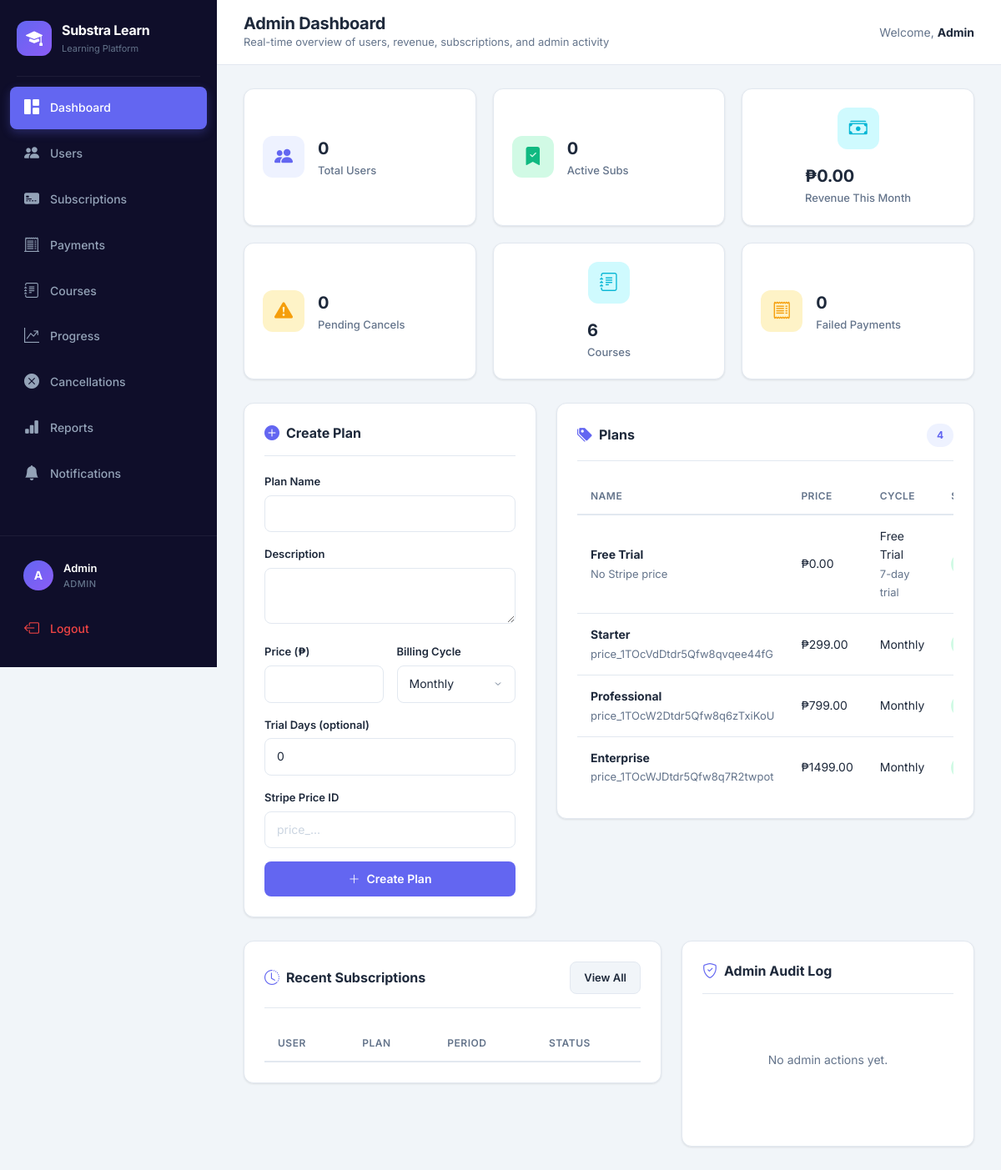
Page /admin (signed in) on the earlier database version.
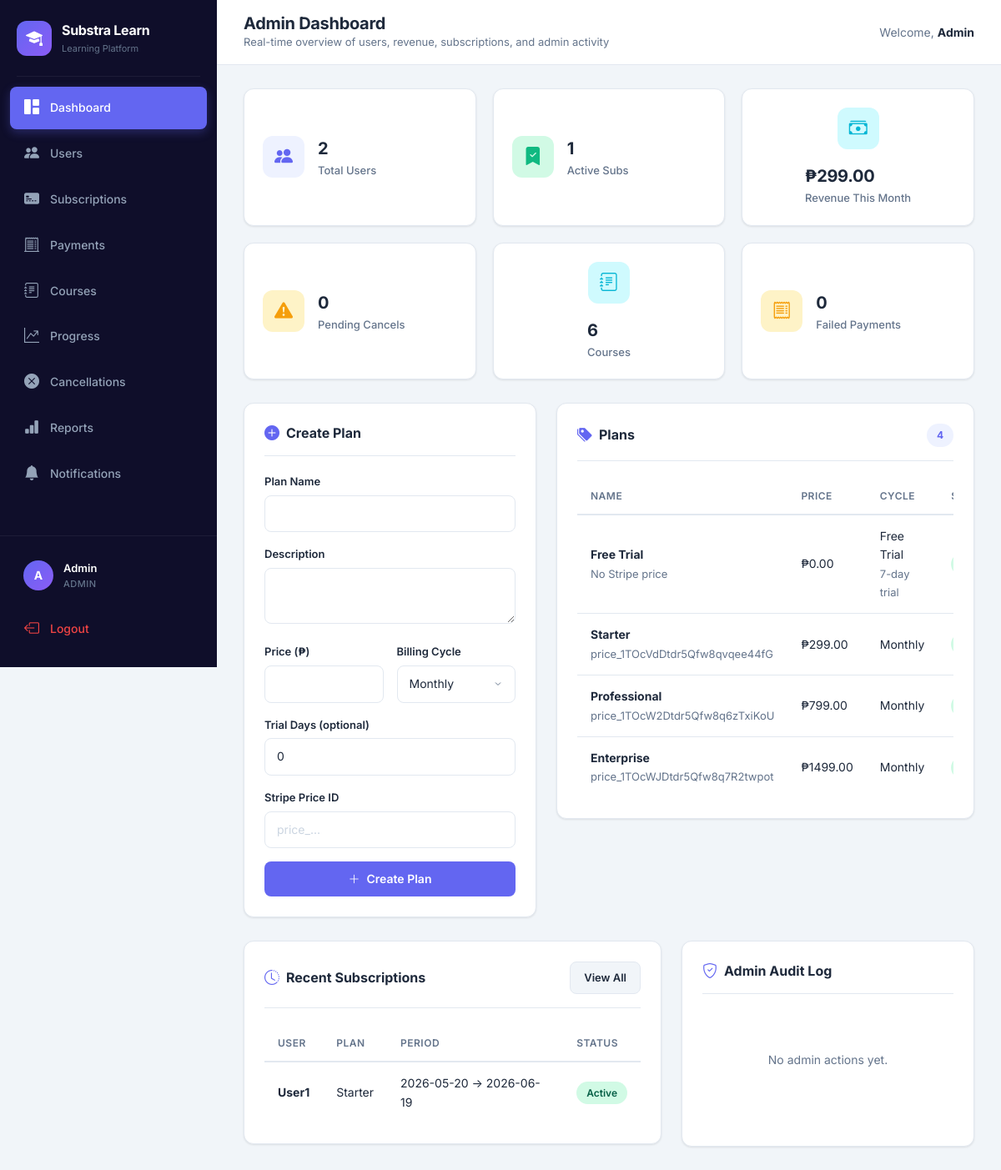
Same page on the later database version.
### tables this page shows
CREATE TABLE plans (
    id INTEGER PRIMARY KEY AUTOINCREMENT,
    name TEXT NOT NULL,
    description TEXT DEFAULT '',
    price REAL NOT NULL,
    billing_cycle TEXT NOT NULL,
    stripe_price_id TEXT DEFAULT '',
    status TEXT DEFAULT 'active',
    trial_days INTEGER DEFAULT 0,
    created_at TEXT DEFAULT (datetime('now'))
);

CREATE TABLE subscriptions (
    id INTEGER PRIMARY KEY AUTOINCREMENT,
    user_id INTEGER NOT NULL,
    plan_id INTEGER NOT NULL,
    start_date TEXT NOT NULL,
    end_date TEXT NOT NULL,
    status TEXT DEFAULT 'active',
    stripe_customer_id TEXT DEFAULT '',
    stripe_subscription_id TEXT DEFAULT '',
    checkout_session_id TEXT DEFAULT '',
    created_at TEXT DEFAULT (datetime('now')),
    FOREIGN KEY (user_id) REFERENCES users(id),
    FOREIGN KEY (plan_id) REFERENCES plans(id)
);

CREATE TABLE users (
    id INTEGER PRIMARY KEY AUTOINCREMENT,
    name TEXT NOT NULL,
    email TEXT UNIQUE NOT NULL,
    password TEXT NOT NULL,
    role TEXT DEFAULT 'user',
    status TEXT DEFAULT 'active',
    university TEXT DEFAULT '',
    email_verified INTEGER DEFAULT 1,
    created_at TEXT DEFAULT (datetime('now'))
);

### app.py (the view)
@app.route("/admin")
@admin_required
def admin():
    auto_expire(); conn = get_db()
    total_users = conn.execute("SELECT COUNT(*) FROM users WHERE role='user'").fetchone()[0]
    active_subs = conn.execute("SELECT COUNT(*) FROM subscriptions WHERE status IN ('active','canceling') AND end_date >= date('now')").fetchone()[0]
    pending_cancellations = conn.execute("SELECT COUNT(*) FROM cancellation_requests WHERE status='pending'").fetchone()[0]
    total_courses = conn.execute("SELECT COUNT(*) FROM courses").fetchone()[0]
    failed_payments = conn.execute("SELECT COUNT(*) FROM payments WHERE status='failed'").fetchone()[0]
    revenue = conn.execute("SELECT COALESCE(SUM(amount), 0) FROM payments WHERE status='paid' AND paid_at >= date('now', 'start of month')").fetchone()[0]
    recent_subs = conn.execute("""SELECT s.id, u.name as user_name, p.name as plan_name, s.status, s.start_date, s.end_date FROM subscriptions s JOIN users u ON s.user_id = u.id JOIN plans p ON s.plan_id = p.id ORDER BY s.id DESC LIMIT 10""").fetchall()
    plans = conn.execute("SELECT * FROM plans ORDER BY price, trial_days DESC").fetchall()
    recent_logs = conn.execute("""SELECT l.*, u.name as admin_name FROM admin_audit_logs l JOIN users u ON l.admin_id = u.id ORDER BY l.id DESC LIMIT 8""").fetchall()
    conn.close()
    return render_template("admin.html", total_users=total_users, active_subs=active_subs, pending_cancellations=pending_cancellations, total_courses=total_courses, failed_payments=failed_payments, revenue=revenue, recent_subs=recent_subs, plans=plans, recent_logs=recent_logs)

### app.py (called while the page is built)
def get_db():
    conn = sqlite3.connect(os.getenv("DATABASE_PATH", DB_PATH), timeout=10)
    conn.row_factory = sqlite3.Row
    conn.execute("PRAGMA journal_mode=WAL")
    conn.execute("PRAGMA busy_timeout=10000")
    conn.execute("PRAGMA foreign_keys=ON")
    return conn

def get_csrf_token():
    if "_csrf_token" not in session:
        session["_csrf_token"] = secrets.token_urlsafe(32)
    return session["_csrf_token"]

@app.context_processor
def inject_helpers():
    def csrf_field():
        return Markup(f'<input type="hidden" name="csrf_token" value="{escape(get_csrf_token())}">')
    return {"csrf_token": get_csrf_token, "csrf_field": csrf_field}

@app.before_request
def protect_posts():
    if request.method != "POST" or request.endpoint == "stripe_webhook":
        return
    sent = request.form.get("csrf_token", "")
    expected = session.get("_csrf_token", "")
    if not expected or not hmac.compare_digest(sent, expected):
        abort(400, "Invalid CSRF token")

### templates/admin.html (shortened to what the changed rows need)
{% extends "base.html" %}
{% block page_title %}Admin Dashboard{% endblock %}
{% block content %}
<div class="stats-grid">
  <div class="stat-card stat-primary"><div class="stat-icon"><i class="bi bi-people-fill"></i></div><div class="stat-info"><span class="stat-value">{{ total_users }}</span><span class="stat-label">Total Users</span></div></div>
  <div class="stat-card stat-success"><div class="stat-icon"><i class="bi bi-bookmark-check-fill"></i></div><div class="stat-info"><span class="stat-value">{{ active_subs }}</span><span class="stat-label">Active Subs</span></div></div>
  <div class="stat-card stat-info"><div class="stat-icon"><i class="bi bi-cash-stack"></i></div><div class="stat-info"><span class="stat-value">₱{{ "%.2f"|format(revenue) }}</span><span class="stat-label">Revenue This Month</span></div></div>
</div>
<div class="row g-4">
  <div class="col-lg-5"><div class="content-card"><div class="card-header-custom"><h2 class="card-title"><i class="bi bi-plus-circle-fill"></i> Create Plan</h2></div>
    </div></div>
  <div class="col-lg-7"><div class="content-card"><div class="card-header-custom"><h2 class="card-title"><i class="bi bi-tags-fill"></i> Plans</h2><span class="badge-count">{{ plans|length }}</span></div>
    <div class="table-wrapper"><table class="table-custom"><thead><tr><th>Name</th><th>Price</th><th>Cycle</th><th></th></tr></thead><tbody>{% for p in plans %}<tr><td><strong>{{ p['name'] }}</strong><br><span class="text-muted-custom">{{ p['stripe_price_id'] or 'No Stripe price' }}</span></td><td>₱{{ "%.2f"|format(p['price']) }}</td><td>{{ p['billing_cycle'] }}{% if p['trial_days'] %}<br><span class="text-muted-custom">{{ p['trial_days'] }}-day trial</span>{% endif %}</td><td><span class="badge-status {{ 'badge-active' if p['status']=='active' else 'badge-expired' }}"></span></td></tr>{% endfor %}</tbody></table></div>
  </div></div>
</div>
<div class="row g-4 mt-1">
  <div class="col-lg-7"><div class="content-card"><div class="card-header-custom"><h2 class="card-title"><i class="bi bi-clock-history"></i> Recent Subscriptions</h2><a href="/admin/subscriptions" class="btn-custom btn-secondary-custom btn-sm">View All</a></div><div class="table-wrapper"><table class="table-custom"><thead><tr><th>User</th><th>Plan</th><th>Period</th><th>Status</th></tr></thead><tbody>{% for s in recent_subs %}<tr><td><strong>{{ s['user_name'] }}</strong></td><td>{{ s['plan_name'] }}</td><td>{{ s['start_date'] }} → {{ s['end_date'] }}</td><td><span class="badge-status badge-{{ 'active' if s['status']=='active' else 'expired' }}">{{ s['status']|title }}</span></td></tr>{% endfor %}</tbody></table></div></div></div>
  <div class="col-lg-5"><div class="content-card"><div class="card-header-custom"><h2 class="card-title"><i class="bi bi-shield-check"></i> Admin Audit Log</h2></div></div></div>
</div>
{% endblock %}

Differences in the rows shown:
added subscriptions: user_name "User1", plan_name "Starter", start_date "2026-05-20", end_date "2026-06-19", status "Active"
Other differences:
{{ total_users }}: "0" → "2"
{{ active_subs }}: "0" → "1"
{{ "%.2f"|format(revenue) }}: "0.00" → "299.00"
